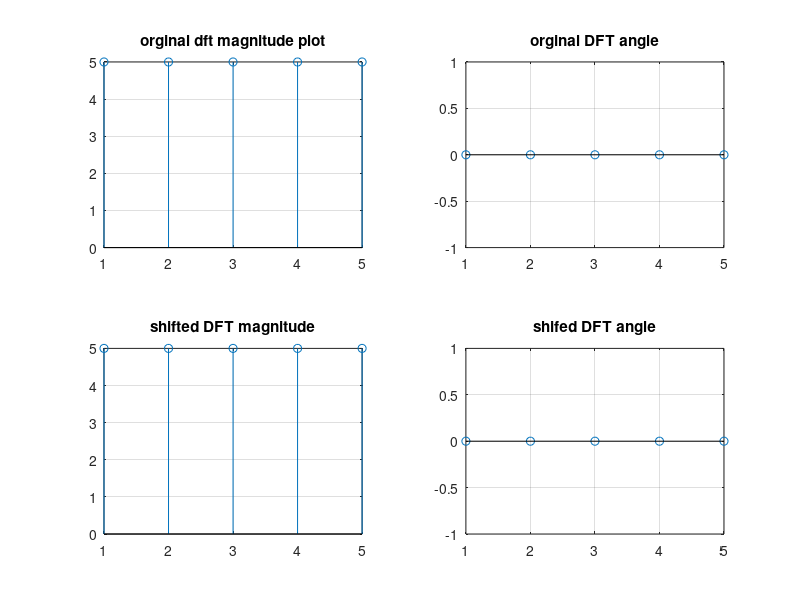

The MATLAB source for this figure:
clc;
close all;
clear all;

N=input('Enter the number of DFT points');
x1=input('Enter the sequence: ');

n2=length(x1);
c=zeros(N);
x1=[x1 zeros(1,N-n2)];

%DFT matrix
for k=1:N
    for n=1:N
        w=exp((-2*pi*i*(k-1)*(n-1))/N);
        x(n)=w;
    end
    c(k,:)=x;
end

r=c*x1';
a1=input('Enter the amount of shift in frequency domain: ');

for n=1:N
    w=exp((2*pi*i*(n-1)*(a1))/N);
    x2(n)=w;
end

r1=x2.*x1;

subplot(2,2,1);
stem(abs(r));
grid on;
title('orginal dft magnitude plot');

subplot(2,2,2);
stem(angle(r));
grid on;
title('orginal DFT angle');

disp(r);

for k=1:N
    for n=1:N
        w=exp((-2*pi*i*(k-1)*(n-1))/N);
        x(n)=w;
    end
    c(k,:)=x;
end

disp('DFT is:');
r2=c*r1';
disp(r2);

subplot(2,2,3);
stem(abs(r2));
grid on;
title('shifted DFT magnitude');

 subplot(2,2,4);
 stem(angle(r2));
 grid on;
 title('shifed DFT angle');
